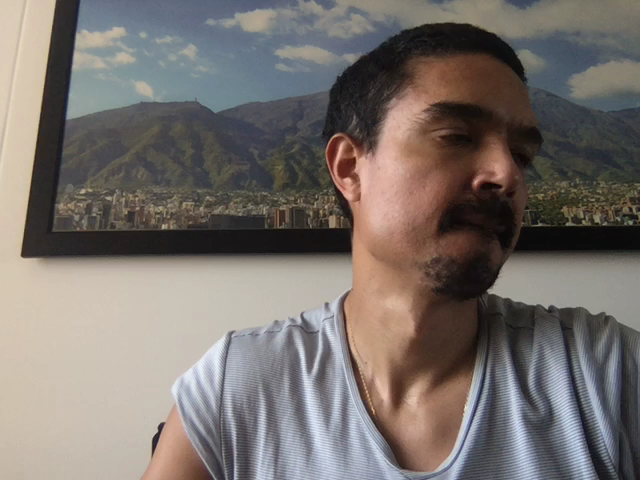
#> input picture test.png, 640 x 480 px
$ python taller1.py
#> lines starting #> are read from the running program, lines starting #| are printed output that depends on the picture
#> the answer given: test.png
# -*- coding: utf-8 -*-
"""
Created on Wed Aug 19 11:49:25 2020

@author: Nestor Ribero
"""

import cv2


class colorImage:  # se crea la clase colorImage

    def __init__(self, path_file):  # se define el constructor
#> called with path_file = 'test.png'
        self.image = cv2.imread(path_file, 1)  # se carga la imagen (via OpenCV) y se almacena en self
#> self.image is the input picture: shape (480, 640, 3); mean B, G, R 108.8, 113.2, 120.6

    def displayProperties(self):  # metodo para mostrar tamaño de la imagen
        print("La dimensión de la imagen son", self.image.shape[0], "x", self.image.shape[
            1])  # se utiliza la funcion shape que es una lista donde se encuentra en la primera posicion el alto y en la segunda el ancho
#| La dimensión de la imagen son 480 x 640

    def makeGray(self):  # metodo para mostrar la imagen en escala de grises

        Gray_Img = cv2.cvtColor(self.image,
                                cv2.COLOR_BGR2GRAY)  # se utiliza la funcion cv2.cvtColor() cuyos parámetros son la imagen y el espacio de color que se quiere usar, en nuestro caso se quiere pasar de BGR a Gray por lo que se utiliza cv2.COLOR_BGR2GRAY
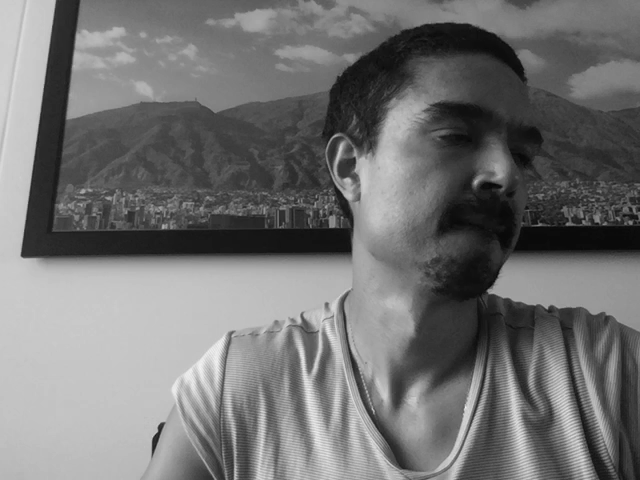
#> Gray_Img: shape (480, 640); min 5, max 242, mean 114.9
        cv2.imshow('Gray Image', Gray_Img)

    def colorizeRGB(self, canal_de_color):  # metodo para mostrar imagen colorizada con un respectivo canal de color

#> called with canal_de_color = 'red'
        Gray_Img = cv2.cvtColor(self.image, cv2.COLOR_BGR2GRAY)

        if canal_de_color == 'blue':  # condicional que verifica si el canal de color deseado es azul
            b = self.image.copy()  # se copia la imagen original en la variable b
            b[:, :, 0] = Gray_Img  # se colocan las componentes verdes en cero
            b[:, :, 1] = 0  # se colocan las componentes verdes en cero
            b[:, :, 2] = 0  # se colocan las componentes rojas en cero
            cv2.imshow('Blue image', b)  # se muestra la imagen

        if canal_de_color == 'green':  # condicional que verifica si el canal de color deseado es verde
            g = self.image.copy()  # se copia la imagen original en la variable g
            g[:, :, 0] = 0  # se colocan las componentes azules en cero
            g[:, :, 1] = Gray_Img  # se colocan las componentes verdes en cero
            g[:, :, 2] = 0  # se colocan las componentes rojas en cero
            cv2.imshow('Green image', g)  # se muestra la imagen

        if canal_de_color == 'red':  # condicional que verifica si el canal de color deseado es rojo
            r = self.image.copy()  # se copia la imagen original en la variable r
            r[:, :, 0] = 0  # se colocan las componentes azules en cero
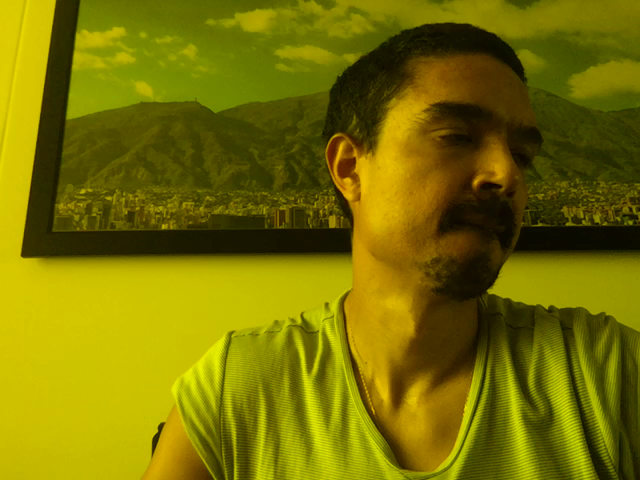
#> r: shape (480, 640, 3); mean B, G, R 0, 113.2, 120.6
            r[:, :, 1] = 0  # se colocan las componentes verdes en cero
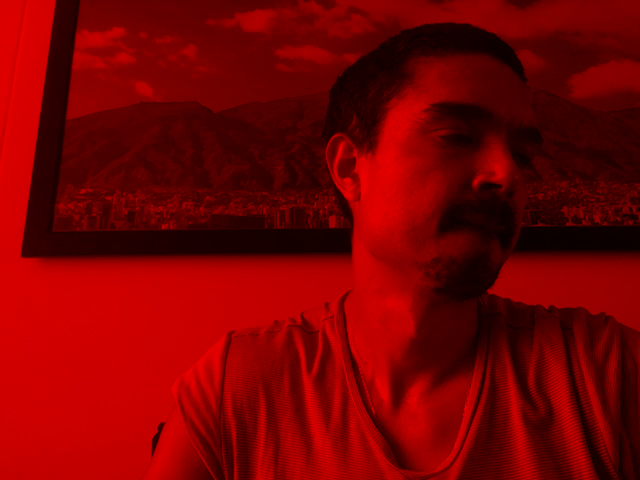
#> r: shape (480, 640, 3); mean B, G, R 0, 0, 120.6
            r[:, :, 2] = Gray_Img  # se colocan las componentes verdes en cero
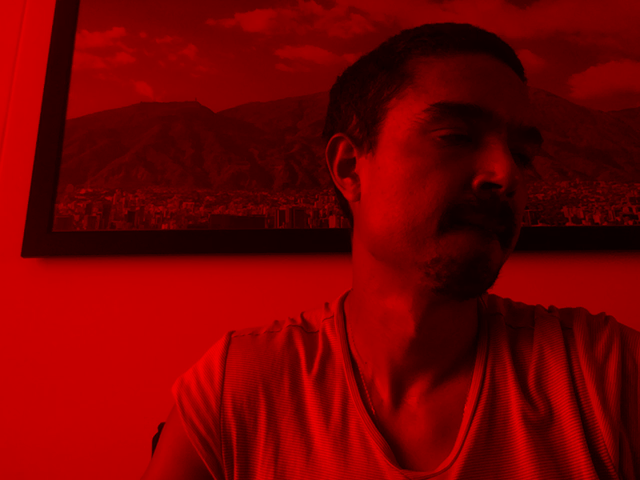
#> r: shape (480, 640, 3); mean B, G, R 0, 0, 114.9
            cv2.imshow('Red image', r)  # se muestra la imagen

    def makeHue(self):  # metodo para mostrar imagen en tonos
        HSV_Image = cv2.cvtColor(self.image,
                                 cv2.COLOR_BGR2HSV)  # se guarda en HSV_Image la imagen original en el espacio de color HSV, por lo que se utiliza la funcion cv2.cvtColor() cuyos parámetros son la imagen y el espacio de color que se quiere usar
#> HSV_Image: shape (480, 640, 3); mean H, S, V 51.7, 47.9, 125.8
        HSV_Image[:, :, 1] = 255  # se coloca la componentes S en 255
#> HSV_Image: shape (480, 640, 3); mean H, S, V 51.7, 255, 125.8
        HSV_Image[:, :, 2] = 255  # se coloca la componente V en 255
#> HSV_Image: shape (480, 640, 3); mean H, S, V 51.7, 255, 255
        HSV_Image = cv2.cvtColor(HSV_Image, cv2.COLOR_HSV2BGR)  # se transforma el espacio de color de HSV a BGR
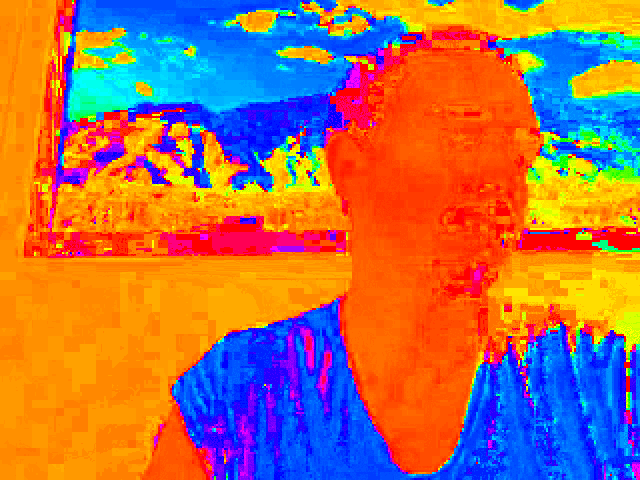
#> HSV_Image: shape (480, 640, 3); mean B, G, R 87, 111.2, 172.4
        cv2.imshow('Imagen en tonos', HSV_Image)  # se muestra la imagen


if __name__ == '__main__':
    ruta_imagen = input(
        'Ingrese la ruta de la imagen: ')  # se pide al usuario que ingrese la ruta completa de la imagen
    try:  # Intenta realizar el proceso a partir de una ruta especifica
        imagen = colorImage(ruta_imagen)  # se hace un llamado a la clase y se ingresa como parámetro la ruta
        imagen.displayProperties()  # se muestran las propiedades de la imagen
        imagen.makeGray()  # se muestra la imagen en escala de grises
        imagen.colorizeRGB('red')  # se muestra la imagen colorizada en rojo
        imagen.makeHue()  # se muestra la imagen en tonos
        cv2.waitKey(
            0)  # espera a que el usuario presione cualquier tecla (desplega todas las imagenes solicitadas)
        cv2.destroyAllWindows()
        cv2.waitKey(1)
    except:  # En caso de error se asume que la ruta especificada no es correcta
        print("La ruta no es correcta")
